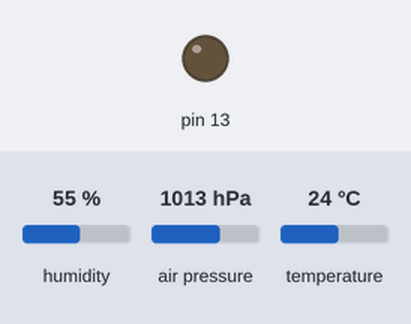
A sketch run on a simulated Arduino Uno, built with avr-gcc and run on an emulated ATmega328P. Parts: output pins drawn as LEDs (lit = HIGH). The test bench sets the inputs (shaded band); at power-on: humidity 55 %, air pressure 1013 hPa, temperature 24 °C. No radio packets arrive unless stated; what the sketch prints to the serial monitor is not drawn.

Above: at 0.1 s.
Timing chart, 0 to 78.9 s (numbered marks = the images above):
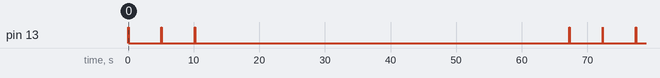

The sketch:

weather_station_tx.ino
```cpp
/***************************************************/
/***************************************************/
/** Weather Station TX                            **/
/** by Rob Westbrook                              **/
/** Version 1.0                                   **/
/** March 9, 2014                                 **/
/**                                               **/
/** Uses:                                         **/
/**      Arduino UNO R3                           **/
/**      DHT22 Temperature and Humidity Sersor    **/
/**      BMP8085 Barometric Pressure Sensor       **/
/**      433mHz Radio Transmitter                 **/
/***************************************************/
/***************************************************/
#include <Wire.h>              // for I2C bus used by pressure sensor
#include <Adafruit_Sensor.h>   // Adafruit Sensor Library
#include <Adafruit_BMP085_U.h> // Adafruit Pressure Sensor Library
#include "DHT.h"               // DHT22 Sensor Library
#include <VirtualWire.h>       // 433mHz Radio Library
#include <stdio.h>             // for printf functions
#include <LowPower.h>          // Low Power Library

// create pressure sensor object
Adafruit_BMP085_Unified bmp = Adafruit_BMP085_Unified(10085);

#define DHTPIN 2          // DHT22 pin input
#define DHTTYPE DHT22     // Define type of sensor for DHT library
DHT dht(DHTPIN, DHTTYPE); // create temperature sensor object

char tBuff[10];   // array for temperature data
char hBuff[10];   // array for humidity data
char pBuff[10];   // array for pressure data

void setup(void)
{
  // define LED indicator light for transmission
  pinMode(13,OUTPUT);

  //transmitter setup
  vw_set_ptt_inverted(true); // must be set as true
  vw_set_tx_pin(12);         // transmit data on pin 12
  vw_setup(2400);            // transmit data speed (in kB)

  Serial.begin(9600);        // for debugging

  // Initialise the pressure sensor
  if(!bmp.begin())
  {
    // no pressure sensor data detected
    Serial.print("BMP085 not detected!");
    while(1);
  }
}

void loop(void)
{

  //read temperature from DHT22
  float t = dht.readTemperature();

  // read humidity from DHT22
  float h = dht.readHumidity();

  // begin new event for 1085 pressure sensor
  sensors_event_t event;
  bmp.getEvent(&event);
  // read pressure from 1085
  float p = event.pressure;

  /******************************************/
  /* use sprintf to convert sensor data     */
  /* from a float variable to a char string */
  /******************************************/
  sprintf(tBuff, "T%d.%2d", int(t), frac(t));
  sprintf(hBuff, "H%d.%2d", int(h), frac(h));
  sprintf(pBuff, "P%d.%2d", int(p), frac(p));

  /************************************/
  /* load buffers up for transmission */
  /************************************/
  printbuffer(tBuff);
  printbuffer(hBuff);
  printbuffer(pBuff);

  /*******************/
  /* T R A N S M I T */
  /*******************/

  //turn on transmit LED
  digitalWrite(13,1);
  Serial.println("\n Transmitting. . . . \t");

  // send temperature data as unsigned 8 bit data
  vw_send((uint8_t *)tBuff, strlen(tBuff));

  // wait for data to transmit
  vw_wait_tx();
  Serial.print(tBuff);
  Serial.println("C - Temperature sent!");

  // turn off transmit LED
  digitalWrite(13,0);

  // wait 5 seconds
  delay(5000);

  // turn on transmit LED
  digitalWrite(13,1);

  // send humidity data as unsigned 8 bit data
  vw_send((uint8_t *)hBuff, strlen(hBuff));

  // wait for data to transmit
  vw_wait_tx();

  Serial.print(hBuff);
  Serial.println("% - Humidity sent!");

  // turn off transmit LED
  digitalWrite(13,0);

  // wait 5 seconds
  delay(5000);

  // turn on transmit LED
  digitalWrite(13,1);

  // send pressure data as 8 bit unsigned data
  vw_send((uint8_t *)pBuff, strlen(pBuff));

  // wait for data to transmit
  vw_wait_tx();
  Serial.print(pBuff);
  Serial.println("hPa - Pressure sent! \t");
  // turn off transmit LED
  digitalWrite(13,0);

  Serial.println("Complete!");
  Serial.println("Going to sleep. . . ");
  delay(1000);

  // do sleep routine to save battery power
  gotoSleep();
}

// this little function will return the first two digits after the decimal
// point of a float as an int to help with sprintf() (won't work for negative values)
// the .005 is there for rounding.
int frac(float num){
  return( ((num + .005) - (int)num) * 100);
}

// this function prints the characters of a c string one at a time
// without any formatting to confuse or hide things
void printbuffer(char *buffer){
  while(*buffer){
    Serial.write(*buffer++);
  }
}

// function for sleep
// max time using low power library is 8 seconds
// using 7 instances of the sleep call
// 7 instances times 8 seconds = 56 seconds
void gotoSleep() {
  LowPower.idle(SLEEP_8S, ADC_OFF, TIMER2_OFF, TIMER1_OFF, TIMER0_OFF,
                SPI_OFF, USART0_OFF, TWI_OFF);
  LowPower.idle(SLEEP_8S, ADC_OFF, TIMER2_OFF, TIMER1_OFF, TIMER0_OFF,
                SPI_OFF, USART0_OFF, TWI_OFF);
  LowPower.idle(SLEEP_8S, ADC_OFF, TIMER2_OFF, TIMER1_OFF, TIMER0_OFF,
                SPI_OFF, USART0_OFF, TWI_OFF);
  LowPower.idle(SLEEP_8S, ADC_OFF, TIMER2_OFF, TIMER1_OFF, TIMER0_OFF,
                SPI_OFF, USART0_OFF, TWI_OFF);
  LowPower.idle(SLEEP_8S, ADC_OFF, TIMER2_OFF, TIMER1_OFF, TIMER0_OFF,
                SPI_OFF, USART0_OFF, TWI_OFF);
  LowPower.idle(SLEEP_8S, ADC_OFF, TIMER2_OFF, TIMER1_OFF, TIMER0_OFF,
                SPI_OFF, USART0_OFF, TWI_OFF);
  LowPower.idle(SLEEP_8S, ADC_OFF, TIMER2_OFF, TIMER1_OFF, TIMER0_OFF,
                SPI_OFF, USART0_OFF, TWI_OFF);
}
```
